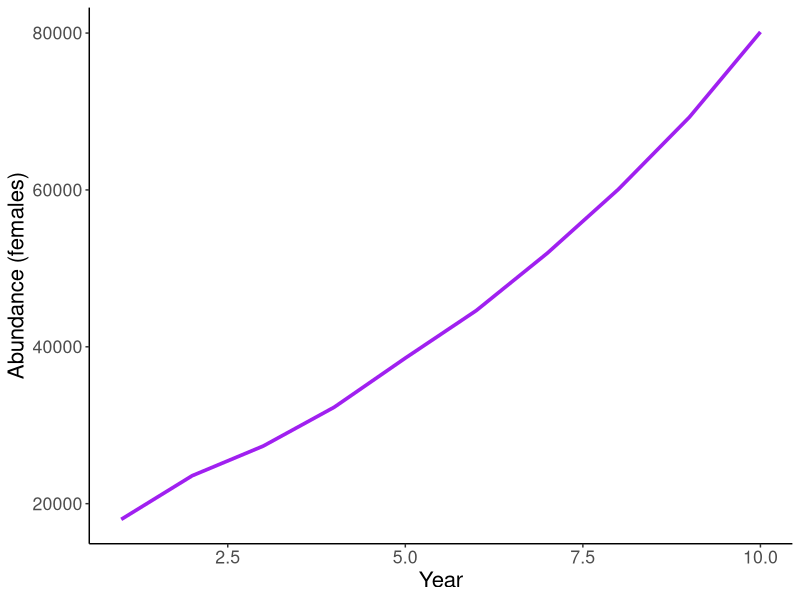
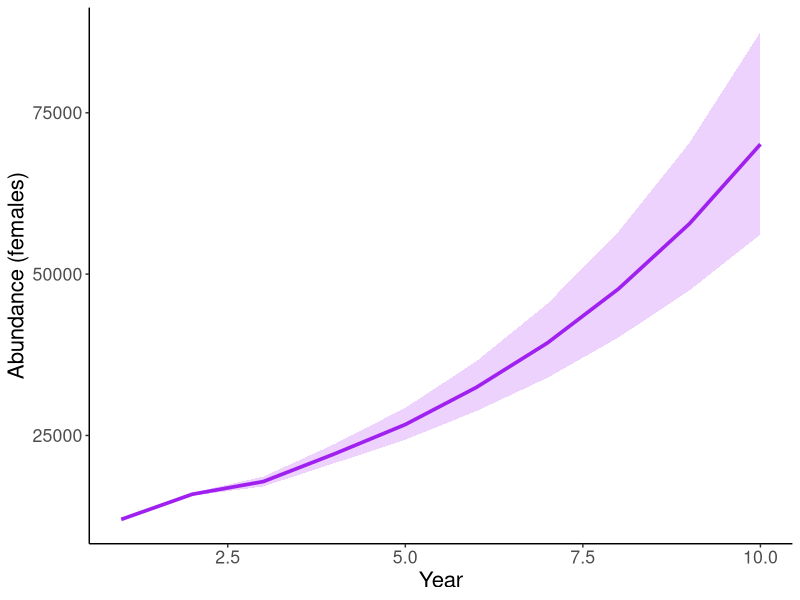

Write R code to recreate these figures, in order. (Note: this script raises an error after producing the figures.)
library(ggplot2)

# Function for calculating geometric mean
gm_mean <- function(x, na.rm=TRUE){
  exp(sum(log(x[x > 0]), na.rm=na.rm) / length(x))
}


Year <- 1:10

###################################################################
## Deterministic model
#Matrix Calculations

deer.array <- matrix(0,nrow=12, ncol=length(Year))
deer.matrix<-matrix(0,12,12)

Fecundity <- c(0, 0.65, 0.76, 0.76, 0.76, 0.76)
N.0<-c(2000,2000,2000,1000,1000,1000,2000,2000,2000,1000,1000,1000)

# Females
deer.matrix[c(1,7),1:6]<-Fecundity
deer.matrix[2,1] <- 0.52
deer.matrix[3,2] <- 0.93
deer.matrix[4,3] <- 0.84
deer.matrix[5,4] <- 0.84
deer.matrix[6,5] <- 0.84
deer.matrix[6,6] <- 0.84
# Males
deer.matrix[8,7] <- 0.52
deer.matrix[9,8] <- 0.82
deer.matrix[10,9] <- 0.63
deer.matrix[11,10] <- 0.53
deer.matrix[12,11] <- 0.44
deer.matrix[12,12] <- 0.49

deer.array[,1] <- N.0

for (y in 2:length(Year)){
  deer.array[,y]<-deer.matrix%*%deer.array[,y-1] #Make sure to multiply matrix x vector (not vice versa)
}
N.median<-apply(deer.array,2,sum)

results<-data.frame(Year,N.median)

#Plot population with
ggplot(results) +
  geom_line(aes(x=Year, y=N.median),colour="purple",alpha=1,linewidth=1.25) +
  scale_y_continuous(name="Abundance (females)")+
  theme_bw() +
  theme(text = element_text(size=16),panel.border = element_blank(), axis.line = element_line(colour="black"),
        panel.grid.major = element_blank(),panel.grid.minor = element_blank()) 

# Calculate lambda
lambda <- numeric()
for(y in 1:nrow(results)){
  lambda[y] <- results$N.median[y+1]/results$N.median[y]
}
mean(lambda, na.rm=TRUE)




################################################################################################
##Stochastistic model

Sims<-1000

#Matrix Calculations
deer.array<-array(0,dim=c(6,length(Year),Sims))
deer.matrix<-matrix(0,6,6)

Fecundity<-c(0, 1.14, 1.13, 0.95, 0.79, 0.88)
N.0<-c(4000,3000,2000,1000,1000,1000)

deer.matrix[1,]<-Fecundity
deer.array[,1,]<-N.0

for(i in 1:Sims){

  deer.matrix[2,1] <- rnorm(1, 0.60, 0.05)
  deer.matrix[3,2] <- rnorm(1, 0.82, 0.05)
  deer.matrix[4,3] <- rnorm(1, 0.63, 0.05)
  deer.matrix[5,4] <- rnorm(1, 0.53, 0.05)
  deer.matrix[6,5] <- rnorm(1, 0.44, 0.05)
  deer.matrix[6,6] <- rnorm(1, 0.49, 0.05)
  
  for (y in 2:length(Year)){
    deer.array[,y,i]<-deer.matrix%*%deer.array[,y-1,i] #Make sure to multiply matrix x vector (not vice versa)
  }
}
N.median<-apply(apply(deer.array,c(2,3),sum),1,median)
N.20pct<-apply(apply(deer.array,c(2,3),sum),1,quantile, probs = 0.20)
N.80pct<-apply(apply(deer.array,c(2,3),sum),1,quantile, probs = 0.80)

results<-data.frame(Year,N.median,N.20pct,N.80pct)

#Plot population projection
ggplot(results) +
  geom_ribbon(aes(x=Year,ymin=N.20pct, ymax=N.80pct), alpha=.2,fill="purple") +
  geom_line(aes(x=Year, y=N.median),colour="purple",alpha=1,linewidth=1.25) +
  scale_y_continuous(name="Abundance (females)")+
  theme_bw() +
  theme(text = element_text(size=16),panel.border = element_blank(), axis.line = element_line(colour="black"),
        panel.grid.major = element_blank(),panel.grid.minor = element_blank()) 

X <- matrix(c(3, 4,-5, 1,
              2, 2, 2,-1,
              1,-1, 5,-5,
              5, 0, 0, 1), 4, 4, byrow=TRUE)
y <- c(10, 5, 7, 4)
sol <- solve(X, y)



#### Incorporating logistic density dependence #####

# Rt[i] <- Rmax * exp((-log(Rmax)*Nt)/(K))
# Rmax <- 1.77
# K <- 163702
# N0 <- 162073 + (0.1*162073)
# 
# Rmax * exp((-log(Rmax)*N0)/(K))

Sims <- 1000


deer.array <- array(0,dim=c(12,length(Year),Sims))
deer.matrix<-matrix(0,12,12)

Fecundity <- c(0, 0.65, 0.76, 0.76, 0.76, 0.76)
N.0<-c(22565,17712,12557,8902,21685,22565,15617,8304,3714,2352)

# Females
deer.matrix[1,1:6]<-Fecundity
deer.matrix[2,1] <- 0.52
deer.matrix[3,2] <- 0.93
deer.matrix[4,3] <- 0.84
deer.matrix[5,4] <- 0.84
deer.matrix[6,5] <- 0.84
deer.matrix[6,6] <- 0.84
# Males
deer.matrix[7,1:6]<-Fecundity
deer.matrix[8,7] <- 0.52
deer.matrix[9,8] <- 0.82
deer.matrix[10,9] <- 0.63
deer.matrix[11,10] <- 0.53
deer.matrix[12,11] <- 0.44
deer.matrix[12,12] <- 0.49

deer.array[,1,]<-N.0

for(i in 1:Sims){
  
  ##  Annual stochasticity in survival
  # Females
  deer.matrix[2,1] <- rnorm(1, 0.60, 0.05)
  deer.matrix[3,2] <- rnorm(1, 0.82, 0.05)
  deer.matrix[4,3] <- rnorm(1, 0.63, 0.05)
  deer.matrix[5,4] <- rnorm(1, 0.53, 0.05)
  deer.matrix[6,5] <- rnorm(1, 0.44, 0.05)
  deer.matrix[6,6] <- rnorm(1, 0.49, 0.05)
  # Males
  deer.matrix[8,7] <- rnorm(1, 0.52, 0.05)
  deer.matrix[9,8] <- rnorm(1, 0.82, 0.05)
  deer.matrix[10,9] <- rnorm(1, 0.63, 0.05)
  deer.matrix[11,10] <- rnorm(1, 0.53, 0.05)
  deer.matrix[12,11] <- rnorm(1, 0.44, 0.05)
  deer.matrix[12,12] <- rnorm(1, 0.49, 0.05)
  
  ## Calculate Nt
  for (y in 2:length(Year)){
    deer.array[,y,i]<-deer.matrix%*%deer.array[,y-1,i] #Make sure to multiply matrix x vector (not vice versa)
    
    # Density dependence .... see page 84-85, 200 in RAMAS manual
    Rt <- Rmax * exp((-log(Rmax)*sum(deer.array[,y,i]))/(K))
    
    ## Density dependent adjustment to fecundity
    deer.matrix[1,1:6] <- Fecundity*Rt
    deer.matrix[7,1:6] <- Fecundity*Rt
    
  }
}
# N.median <- apply(apply(deer.array,c(2,3),sum),1,median)
N.median <- apply(apply(deer.array,c(2,3),sum),1,mean)
N.20pct <- apply(apply(deer.array,c(2,3),sum),1,quantile, probs = 0.20)
N.80pct <- apply(apply(deer.array,c(2,3),sum),1,quantile, probs = 0.80)


results<-data.frame(Year,N.median,N.20pct,N.80pct)

#Plot population projection
ggplot(results) +
  geom_ribbon(aes(x=Year,ymin=N.20pct, ymax=N.80pct), alpha=.2,fill="purple") +
  geom_line(aes(x=Year, y=N.median),colour="purple",alpha=1,linewidth=1.25) +
  scale_y_continuous(name="Abundance (females)")+
  theme_bw() +
  theme(text = element_text(size=16),panel.border = element_blank(), axis.line = element_line(colour="black"),
        panel.grid.major = element_blank(),panel.grid.minor = element_blank()) 


# Calculate lambda
lambda <- numeric()
for(y in 1:nrow(results)){
  lambda[y] <- results$N.median[y+1]/results$N.median[y]
}

## Geometric mean
gm_mean(lambda)

# Looks like this gives complex numbers...?
# ev <- eigen(deer.matrix)
# vectors <- ev$vectors
